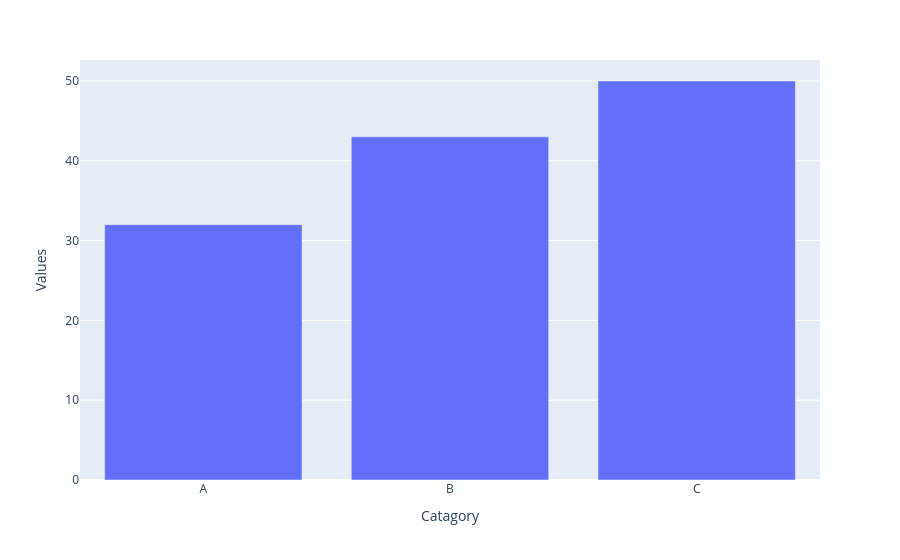

Notebook code cell kept with this figure:
### Code cell
figBar = px.bar(df2, x='Catagory', y='Values')
figBar.show()

### Figure 1 — Plotly figure (JSON) as saved in the notebook; plotly's stock layout.template omitted (floating-point values rounded to 4 significant figures)
{"data": [{"hovertemplate": "Catagory=%{x}<br>Values=%{y}<extra></extra>", "legendgroup": "", "marker": {"color": "#636efa", "pattern": {"shape": ""}}, "name": "", "orientation": "v", "showlegend": false, "textposition": "auto", "type": "bar", "x": ["A", "B", "C"], "xaxis": "x", "y": [32, 43, 50], "yaxis": "y"}], "layout": {"barmode": "relative", "legend": {"tracegroupgap": 0}, "margin": {"t": 60}, "xaxis": {"anchor": "y", "domain": [0, 1], "title": {"text": "Catagory"}}, "yaxis": {"anchor": "x", "domain": [0, 1], "title": {"text": "Values"}}}}
